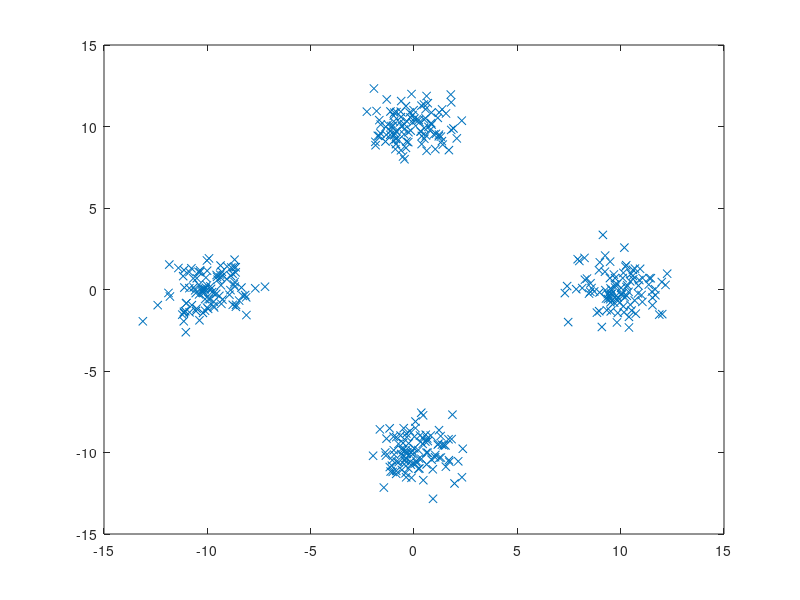

Reproduce this figure in MATLAB.
#!/usr/bin/octave

d = 2;
n = 100;
p = 10;

a  =  randn(n,d)  +  repmat([0,p],n,1);
b  =  randn(n,d)  +  repmat([p,0],n,1);
c  =  randn(n,d)  +  repmat([0,-p],n,1);
d  =  randn(n,d)  +  repmat([-p,0],n,1);

dat  =  [a;b;c;d];


noise = randn(400,4);

X = [dat, noise];
X = X - repmat(mean(X),  n*4,  1);
X = round(X*100)/100


plot(X(:,1), X(:,2), 'x');

%save KDAC_test.mat X
csvwrite('Four_dimond_gaussians.csv',X, 'precision', 3)
